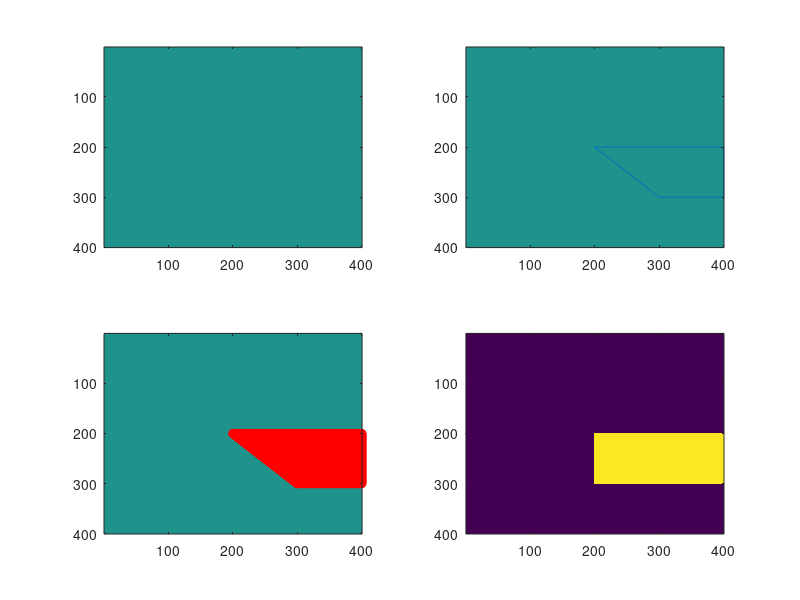

Recreate this plot in MATLAB.
nv=400;
nh=400;
A=zeros(nv,nh);
figure(1); 
subplot(2,2,1); imagesc(A); hold on
CVec={[200,200],[400,200],[400,300],[300,300],[200,200]};

H=[]; V=[];
for i=1:length(CVec)
   H= [H,CVec{i}(1)];
   V= [V,CVec{i}(2)];
end
figure(1);subplot(2,2,2); imagesc(A); hold on
plot(H,V)

indh=[]; indv=[];

for iv=1:nv %min(nvvec):max(nvvec)
    for ih=1:nh %min(nhvec):max(nhvec)
        in = inpolygon(ih,iv,H,V);
        if in==1;
            indh=[indh,ih];  
            indv=[indv,iv]; 
%             A(iv,ih)=1;
        end;
    end
end

figure(1); subplot(2,2,3);  imagesc(A); hold on; plot(indh,indv,'ro')

A(indv,indh)=1;
figure(1); subplot(2,2,4); imagesc(A);
